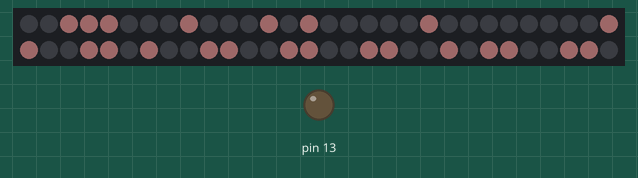
Recording of a sketch running on a simulated Arduino Uno, built with avr-gcc and run on an emulated ATmega328P. On the bench: 60 RGB LEDs in strip order, left to right, continuing on the next row, output pins drawn as LEDs (lit = HIGH). Dim RGB values are drawn brighter than linear.

Above: at 0.1 s.
At 2.1 s:
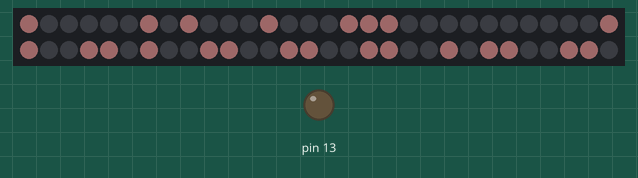
At 4.1 s:
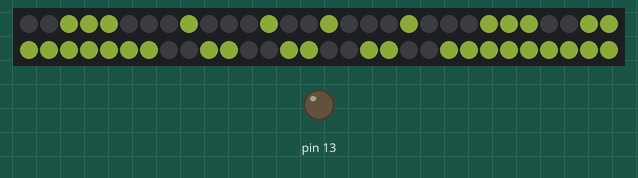
At 6.1 s:
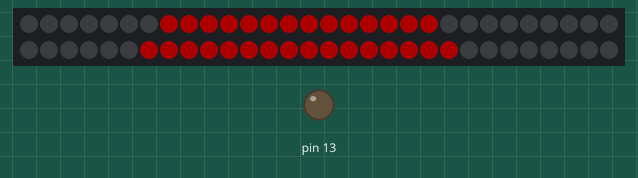
At 8.1 s:
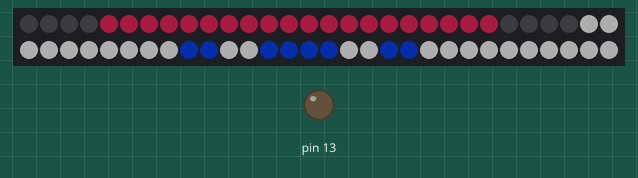
At 10.1 s:
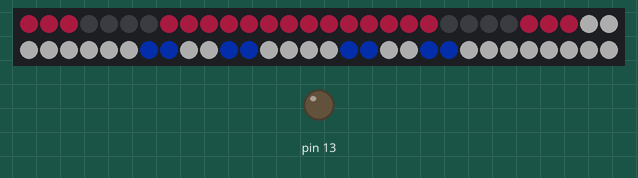

The sketch:

faceDemo.ino
```cpp
/*
    using Arduino Uno for simplicity
    based on the LoRa version

    12 Nov 2023 - ms - no movement; just demo facial expressions
*/

/*
   Libraries
*/
#include <Adafruit_NeoPixel.h>
#include <SoftwareSerial.h>
#include <Face.h>

#include <SabertoothMotorController.h>

/*
   Pin usage
*/

const int FACE_NEOPIXEL_PIN = 2;
const int MC_RCV_PIN = 3; // actually unused
const int MC_XMIT_PIN = 4; // transmit to motor controller
const int SENSOR_TRIGGER_PIN = 6;
const int LEFT_DIST_SENSOR = A0;
const int MIDDLE_DIST_SENSOR = A1;
const int RIGHT_DIST_SENSOR = A2;


/*
    Other global variables
*/
const int neoPixelFaceCount = 60;

// reasonable readings of distance sensor (unverified)
const int MIN_DISTANCE = 6;
const int MAX_DISTANCE = 200;

// Control verbosity of messages
const int verboseDistance = 1;
const int reportDistance = 2;
const int verboseMotor = 4;
const int debugMotor = 8;
const int verboseMOTORTIMEOUT = 16;
const int debugSensorReadingTick = 32;
const int debugPrint = 0;

// for controlling the motors
const int MYFORWARD = 0;
const int MYREVERSE = 1;
const int MOTORTIMEOUT = 1000;


/*
   global objects
*/
Face robotFace(neoPixelFaceCount, FACE_NEOPIXEL_PIN);
SoftwareSerial motorControllerSerialPort(MC_RCV_PIN, MC_XMIT_PIN); // RX, TX

SabertoothMotorController myMotorController(
  MC_RCV_PIN,
  MC_XMIT_PIN,
  MOTORTIMEOUT);

void setup() {

  Serial.begin(9600);

  pinMode(SENSOR_TRIGGER_PIN, OUTPUT);
  digitalWrite(SENSOR_TRIGGER_PIN, LOW);

  motorControllerSerialPort.begin(9600);

  robotFace.init();
  myMotorController.init();
}

void loop() {
    robotFace.clear();
    robotFace.smile();
    delay(2000);

    robotFace.clear();
    robotFace.frown();
    delay(2000);

    robotFace.clear();
    robotFace.surprised();
    delay(2000);

    robotFace.clear();
    robotFace.angry();
    delay(2000);

    robotFace.clear();
    robotFace.eyesLeft();
    delay(2000);

    robotFace.clear();
    robotFace.eyesRight();
    delay(2000);
}
```

Measured:
- by itself, everything shown: repeats every 12.0 s, in 6 steps
- what the display in image 1 shows lasts 2.0 s, from 2.0 s to 4.0 s
